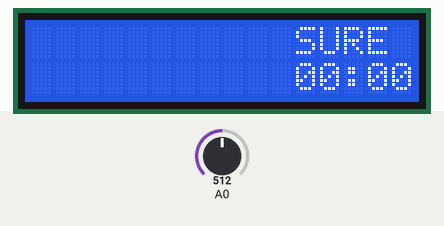
Recording of a sketch running on a simulated Arduino Uno, built with avr-gcc and run on an emulated ATmega328P. On the bench: 16×2 character LCD. The test bench sets the inputs (shaded band); at power-on: A0 = 512.

Above: at 0.6 s.
At 1.7 s:
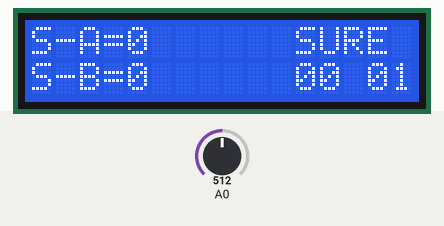
1.8 s: A0 set to 185
At 4.7 s:
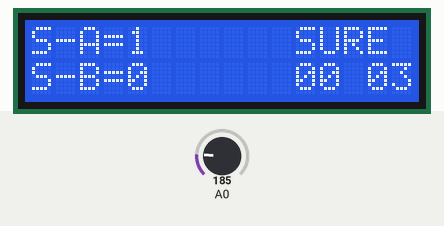
4.8 s: A0 set to 205
At 7.6 s:
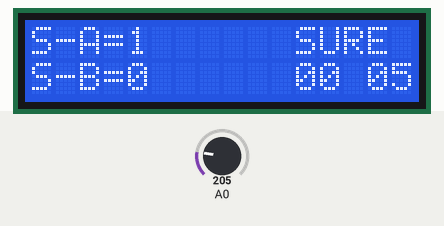
7.8 s: A0 set to 122
At 10.7 s:
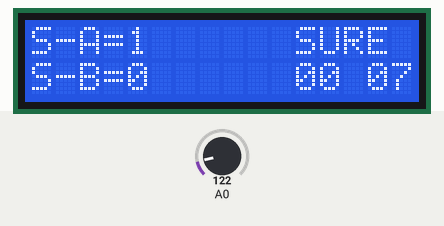
Timing chart, 0 to 12.2 s (numbered marks = the images above; inputs shaded):
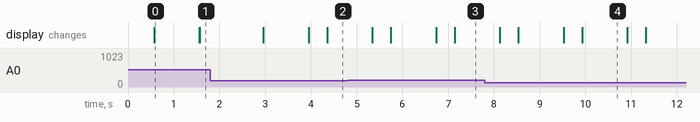

Measured:
- what the display in image 0 shows lasts 1.0 s, from 0.6 s to 1.6 s

The sketch:

AVEBTAKIMSANIYEVEDAKIKALI.ino
```cpp
// a ve b takımlı skor arttırma (a takım alt ust b takım sag sol) ve süre, dakika ekledik
#include<LiquidCrystal.h>
LiquidCrystal lcd(8,9,4,5,6,7);

int okunan = 0;
int tus = 0;
int skor = 0;
int skor2 = 0;
int saniye=0,dakika=0;

#define sag 0
#define ust 1
#define alt 2
#define sol 3
#define secim 4
#define yok 5

int tus_oku()
{
  okunan=analogRead(0);
  if(okunan > 1000) return yok;
  if(okunan < 50) return sag;
  if(okunan < 195) return ust;
  if(okunan < 380) return alt;
  if(okunan < 555) return sol;
  if(okunan < 790) return secim;
  return yok;
}
void setup()
{
  lcd.begin(16,2);
  lcd.setCursor(0,0);
  lcd.print("*****SKOR-BOARD***");//EKRANA YAZDIRCAK
  delay(500);
  lcd.clear();

}

void loop()
{

  lcd.setCursor(11,0);
  lcd.print("SURE");
  if(dakika>9)
  {
   lcd.setCursor(11,1);
   lcd.print(dakika);
  }
  else
  {
    lcd.setCursor(11,1);//9dan küçük olunca başına 0 koysun
    lcd.print("0");
    lcd.print(dakika);
  }
 if(saniye%2==0)//: yanıp sönmesi için
 {
  lcd.setCursor(13,1);
  lcd.print(":");
 }
 else
 {
  lcd.setCursor(13,1);
  lcd.print(" ");
 }

  if(saniye>9)
  {
  lcd.setCursor(14,1);
  lcd.print(saniye);
  }
  else
  {
    lcd.setCursor(14,1);//9dan küçük olunca başına 0 koysun
    lcd.print("0");
    lcd.print(saniye);
  }

  saniye++;
  delay(990);
  if(saniye==60)
  {
    saniye=0;
    dakika++;
  }


  lcd.setCursor(0,0);
  lcd.print("S-A=");
  lcd.print(skor);
  lcd.print(" ");//sayının yanına boşluk bırakır siler

  lcd.setCursor(0,1);
  lcd.print("S-B=");
  lcd.print(skor2);
  lcd.print(" ");

   tus =tus_oku();
   if(tus==ust)
   {
    skor++;//tusa bastıkca skor artar
    delay(400);
   // while(tus_oku()!=yok){}//tuşa basılı tutunca artıyor ama while koyunca basılı tutunca artama olmuyo

   }

   tus =tus_oku();
   if(tus==alt and skor>0)
   {
     skor--;
     delay(400);
    // while(tus_oku()!=yok){}
   }

   tus =tus_oku();
   if(tus==sag)
   {
     skor2++;
     delay(400);
    // while(tus_oku()!=yok){}
   }

   tus =tus_oku();
   if(tus==sol and skor>0)
   {
     skor2--;
     delay(400);
     // while(tus_oku()!=yok){}
   }
}
```
